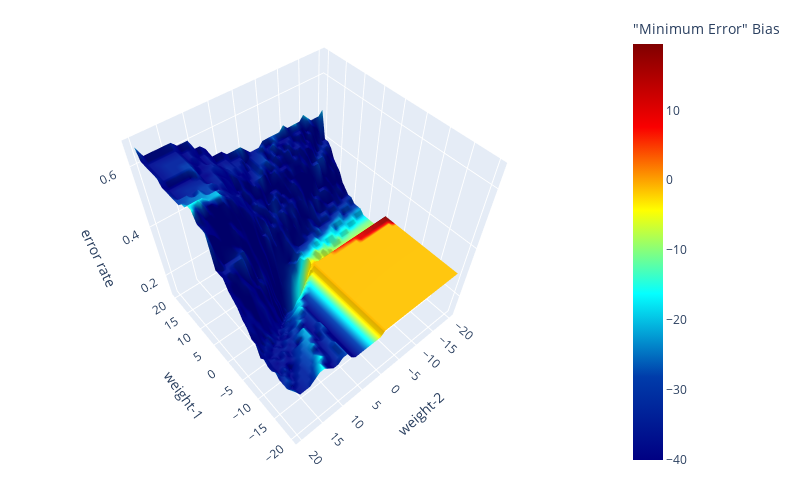

The notebook cell this image was saved under:
### Code cell
import plotly.graph_objects as go
#scales = ['Blackbody','Bluered','Blues','Earth','Electric','Greens','Greys','Hot','Jet','Picnic','Portland','Rainbow','RdBu','Reds','Viridis','YlGnBu','YlOrRd']
scales=['Jet']
for scale in scales:
    print(f"Scale = {scale}")
    f2 = go.Figure(data=[go.Surface( 
        x=weight1, 
        y=weight2, 
        z=errors, 
        surfacecolor = biases, 
        colorscale=scale,
        colorbar={"title": '"Minimum Error" Bias'}
    )])
    f2.update_layout(scene = dict(
                        xaxis_title='weight-1',
                        yaxis_title='weight-2',
                        zaxis_title='error rate'
                        ),
                        width=800,
                        height=480,                      
                        margin=dict(r=20, b=10, l=10, t=10))
    f2.show()

### Figure 1 — Plotly figure (JSON) as saved in the notebook; plotly's stock layout.template omitted (floating-point values rounded to 4 significant figures; data arrays with more than 128 entries replaced by an {"elided": "..."} marker saying what was removed)
{"data": [{"colorbar": {"title": {"text": "\"Minimum Error\" Bias"}}, "colorscale": [[0, "rgb(0,0,131)"], [0.2, "rgb(0,60,170)"], [0.4, "rgb(5,255,255)"], [0.6, "rgb(255,255,0)"], [0.8, "rgb(250,0,0)"], [1, "rgb(128,0,0)"]], "surfacecolor": {"elided": "40x40 float values"}, "type": "surface", "x": [-20, -18.97, -17.95, -16.92, -15.9, -14.87, -13.85, -12.82, -11.79, -10.77, -9.744, -8.718, -7.692, -6.667, -5.641, -4.615, -3.59, -2.564, -1.538, -0.5128, 0.5128, 1.538, 2.564, 3.59, 4.615, 5.641, 6.667, 7.692, 8.718, 9.744, 10.77, 11.79, 12.82, 13.85, 14.87, 15.9, 16.92, 17.95, 18.97, 20], "y": [-20, -18.97, -17.95, -16.92, -15.9, -14.87, -13.85, -12.82, -11.79, -10.77, -9.744, -8.718, -7.692, -6.667, -5.641, -4.615, -3.59, -2.564, -1.538, -0.5128, 0.5128, 1.538, 2.564, 3.59, 4.615, 5.641, 6.667, 7.692, 8.718, 9.744, 10.77, 11.79, 12.82, 13.85, 14.87, 15.9, 16.92, 17.95, 18.97, 20], "z": {"elided": "40x40 float values"}}], "layout": {"height": 480, "margin": {"b": 10, "l": 10, "r": 20, "t": 10}, "scene": {"aspectmode": "auto", "aspectratio": {"x": 1, "y": 1, "z": 1}, "camera": {"center": {"x": 0, "y": 0, "z": 0}, "eye": {"x": -1.192, "y": 1.001, "z": 1.839}, "projection": {"type": "perspective"}, "up": {"x": -0.014, "y": 0.0142, "z": 0.9998}}, "xaxis": {"title": {"text": "weight-1"}, "type": "linear"}, "yaxis": {"title": {"text": "weight-2"}, "type": "linear"}, "zaxis": {"title": {"text": "error rate"}, "type": "linear"}}, "width": 800}}
